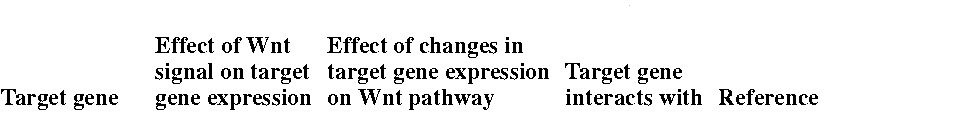
#> input picture OCR/testfiles/2_clean_top.png, 964 x 117 px
$ python ocr_main.py
#> lines starting #> are read from the running program, lines starting #| are printed output that depends on the picture
import os
import platform
import ctypes
import pandas as pd
import requests
import subprocess
from PIL import Image
import pytesseract
import matplotlib.pyplot as plt


class OCRMain:
    @staticmethod
    def extract_coordinate(image_file_name: str, coordinate_tuple: tuple, path: str = '../OCR/testfiles/', psm=6):
        """
        Scans specific coordinates within an image and outputs text
        It also plots the original and cropped image

        @param image_file_name: file name of the image in the path
        @param coordinate_tuple:     a tuple of coordinates (left, top, right, bottom)
        @param path:            path for finding the files
        @param psm:             changing the configuration settings of Tesseract, see documentation: https://muthu.co/all-tesseract-ocr-options/
        @return:                pandas dataframe with text and each line break is a new row
        """
#> called with image_file_name = '2_clean_top.png', coordinate_tuple = (0, 0, 120, 120), path = '../OCR/testfiles/', psm = 6

        custom_config = r'--psm ' + str(psm)

        img = Image.open(path + image_file_name)
#> img is the input picture: PIL image 964x117 RGBA; mean R, G, B, A 236.7, 236.7, 236.7, 255
        cropped_img = img.crop(coordinate_tuple)
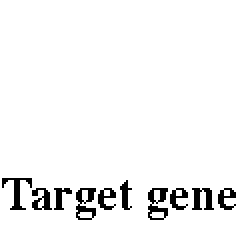
#> cropped_img: PIL image 120x120 RGBA (shown 2 times larger); mean R, G, B, A 237.2, 237.2, 237.2, 248.6; transparent parts drawn white
#> (the run stopped early here; a loop or call above may not have finished)

$ run again, with OCR/testfiles/2.png copied over OCR/testfiles/2_clean_top.png
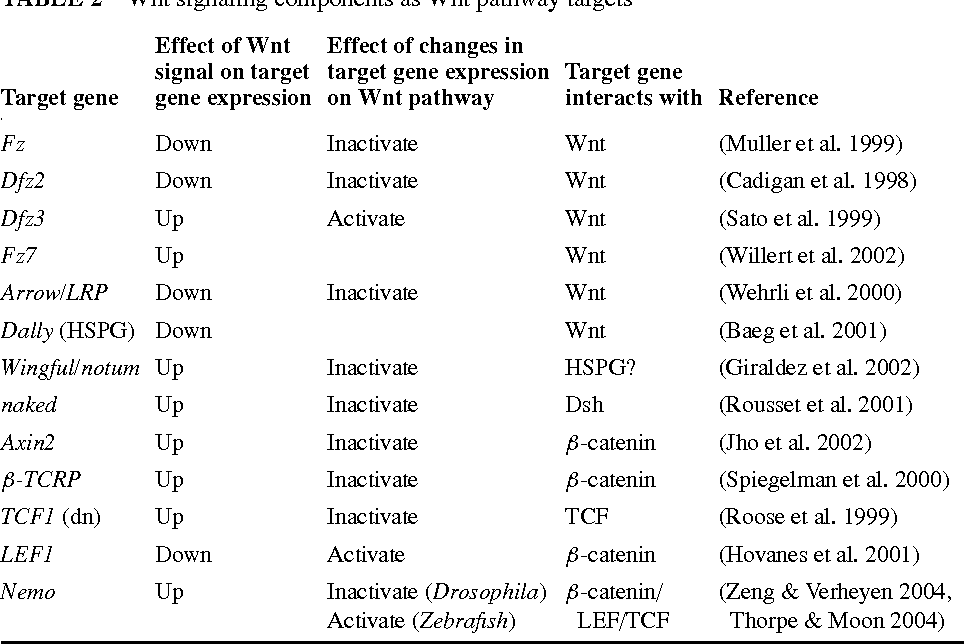
#> input picture OCR/testfiles/2.png, 964 x 644 px
#> in extract_coordinate, img is the input picture: PIL image 964x644 RGBA; mean R, G, B, A 239, 239, 239, 255
#> in extract_coordinate, `cropped_img = img.crop(coordinate_tuple)`:
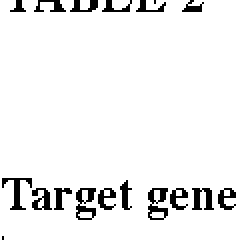
#> cropped_img: PIL image 120x120 RGBA (shown 2 times larger); mean R, G, B, A 239.4, 239.4, 239.4, 255
